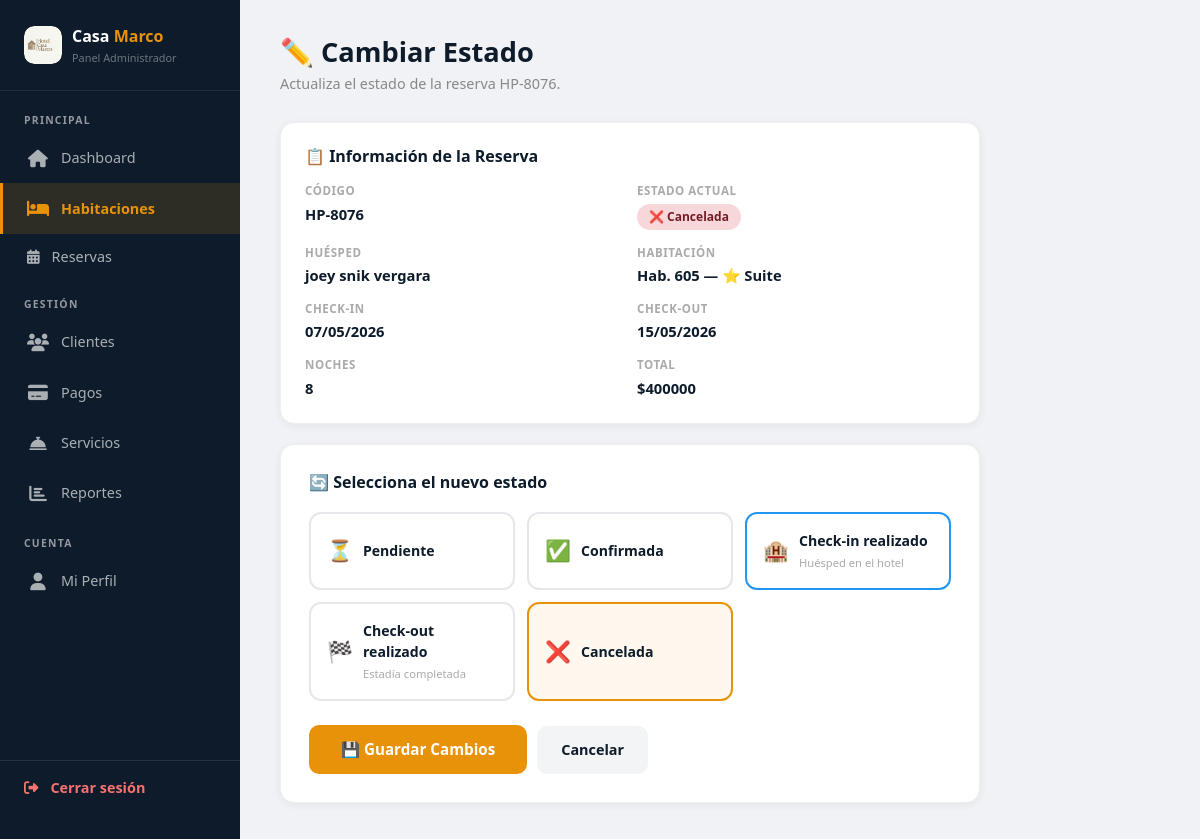
/admin-reservas/estado/2/ (signed in), run on the app's committed database.
### crud_app/models.py (models this page shows, shortened)
class Reserva(models.Model):
    ESTADOS = [
        ('pendiente',   '⏳ Pendiente'),
        ('confirmada',  '✅ Confirmada'),
        ('cancelada',   '❌ Cancelada'),
        ('completada',  '🏁 Completada'),
        ('en_curso',    '🔵 En curso'),
    ]
    usuario         = models.ForeignKey(User, on_delete=models.CASCADE, related_name='reservas')
    habitacion      = models.ForeignKey(Habitacion, on_delete=models.CASCADE, related_name='reservas')
    codigo          = models.CharField(max_length=10, unique=True)
    estado          = models.CharField(max_length=20, choices=ESTADOS, default='pendiente')
    check_in        = models.DateField(default='2024-01-01')
    check_out       = models.DateField(default='2024-01-02')
    huespedes       = models.PositiveIntegerField(default=1)
    adultos         = models.PositiveIntegerField(default=1)
    ninos           = models.PositiveIntegerField(default=0)
    total           = models.DecimalField(max_digits=10, decimal_places=2)
    nombre_huesped  = models.CharField(max_length=100, default='')
    documento       = models.CharField(max_length=20, default='')
    telefono        = models.CharField(max_length=20, default='')
    solicitudes     = models.TextField(blank=True, null=True)
    fecha_reserva   = models.DateTimeField(auto_now_add=True)
    @property
    def noches(self):
        return (self.check_out - self.check_in).days

class Habitacion(models.Model):
    TIPOS = [
        ('estandar',    '🛏️ Estándar'),
        ('deluxe',      '🛏️ Deluxe'),
        ('suite',       '⭐ Suite'),
        ('suite_ejecutiva', '👔 Suite Ejecutiva'),
        ('suite_presidencial', '👑 Suite Presidencial'),
        ('villa',       '🏡 Villa Familiar'),
    ]
    ESTADOS = [
        ('disponible',   '🟢 Disponible'),
        ('reservada',    '📋 Reservada'),
        ('ocupada',      '🔵 Ocupada'),
        ('limpieza',     '🟡 Limpieza'),
        ('mantenimiento','🔴 Mantenimiento'),
    ]
    numero          = models.CharField(max_length=10, unique=True)
    tipo            = models.CharField(max_length=30, choices=TIPOS, default='estandar')
    descripcion     = models.TextField()
    precio_noche    = models.DecimalField(max_digits=10, decimal_places=2)
    capacidad       = models.PositiveIntegerField(default=2)
    piso            = models.PositiveIntegerField(default=1)
    estado          = models.CharField(max_length=20, choices=ESTADOS, default='disponible')
    imagen          = models.ImageField(upload_to='habitaciones/', blank=True, null=True)
    imagen_url      = models.URLField(blank=True, null=True)
    amenidades      = models.TextField(blank=True, null=True)
    activa          = models.BooleanField(default=True)
    imagenes_galeria = models.TextField(blank=True, null=True)
    creado_el       = models.DateTimeField(auto_now_add=True)

### crud_app/views.py (the view, shortened to what this page needs)
# urls.py: path('admin-reservas/estado/<int:pk>/', views.admin_cambiar_estado_reserva, name='admin_cambiar_estado_reserva'),
@login_required(login_url='login')
def admin_cambiar_estado_reserva(request, pk):
    if not request.user.is_staff:
        return redirect('home')
    reserva = Reserva.objects.get(pk=pk)
    return render(request, 'crud_app/admin_cambiar_estado_reserva.html', {'reserva': reserva})

### crud_app/templates/crud_app/admin_cambiar_estado_reserva.html (shortened to what this page needs)
{% load static %}
<!DOCTYPE html>
<html lang="es">
<head>
  <link href="https://cdn.jsdelivr.net/npm/bootstrap@5.3.0/dist/css/bootstrap.min.css" rel="stylesheet">
  <link rel="stylesheet" href="https://cdnjs.cloudflare.com/ajax/libs/font-awesome/6.4.0/css/all.min.css"/>
</head>
<body>
<aside class="sidebar">
  <div class="sidebar-logo">
    <div class="sidebar-logo-icon">
      <img src="{% static 'crud_app/imagenes/logo.jpeg' %}" alt="Logo"
           style="width:38px; height:38px; border-radius:10px; object-fit:cover;">
    </div>
    <div>
      <div class="sidebar-logo-text">Casa <span>Marco</span></div>
      <div class="sidebar-logo-sub">Panel Administrador</div>
    </div>
  </div>
  <nav class="sidebar-nav">
    <div class="nav-section-title">Principal</div>
    <a href="{% url 'home_admin' %}"><span class="icon"><i class="fas fa-home"></i></span> Dashboard</a>
    <a href="{% url 'admin_habitaciones' %}" class="active"><span class="icon"><i class="fas fa-bed"></i></span> Habitaciones</a>
    <a href="{% url 'admin_reservas' %}"><span class="active"><i class="fas fa-calendar-alt"></i></span> Reservas</a>
    <div class="nav-section-title" style="margin-top:8px;">Gestión</div>
    <a href="{% url 'admin_clientes' %}"><span class="icon"><i class="fas fa-users"></i></span> Clientes</a>
    <a href="{% url 'admin_pagos' %}"><span class="icon"><i class="fas fa-credit-card"></i></span> Pagos</a>
    <a href="{% url 'admin_servicios' %}"><span class="icon"><i class="fas fa-concierge-bell"></i></span> Servicios</a>
    <a href="{% url 'admin_reportes' %}"><span class="icon"><i class="fas fa-chart-bar"></i></span> Reportes</a>
    <div class="nav-section-title" style="margin-top:8px;">Cuenta</div>
    <a href="{% url 'perfil_usuario' %}"><span class="icon"><i class="fas fa-user"></i></span> Mi Perfil</a>
  </nav>
  <div class="sidebar-logout">
    <a href="{% url 'logout' %}"><span class="icon"><i class="fas fa-sign-out-alt"></i></span> Cerrar sesión</a>
  </div>
</aside>
<main class="main">
  <h1 class="page-title">✏️ Cambiar Estado</h1>
  <p class="page-sub">Actualiza el estado de la reserva {{ reserva.codigo }}.</p>
  <div class="wrapper">
    <div class="info-card">
      <h3>📋 Información de la Reserva</h3>
      <div class="info-grid">
        <div class="info-item">
          <span class="info-label">Código</span>
          <span class="info-valor">{{ reserva.codigo }}</span>
        </div>
        <div class="info-item">
          <span class="info-label">Estado actual</span>
          <span><span class="badge-estado badge-{{ reserva.estado }}">{{ reserva.get_estado_display }}</span></span>
        </div>
        <div class="info-item">
          <span class="info-label">Huésped</span>
          <span class="info-valor">{{ reserva.nombre_huesped }}</span>
        </div>
        <div class="info-item">
          <span class="info-label">Habitación</span>
          <span class="info-valor">Hab. {{ reserva.habitacion.numero }} — {{ reserva.habitacion.get_tipo_display }}</span>
        </div>
        <div class="info-item">
          <span class="info-label">Check-in</span>
          <span class="info-valor">{{ reserva.check_in|date:"d/m/Y" }}</span>
        </div>
        <div class="info-item">
          <span class="info-label">Check-out</span>
          <span class="info-valor">{{ reserva.check_out|date:"d/m/Y" }}</span>
        </div>
        <div class="info-item">
          <span class="info-label">Noches</span>
          <span class="info-valor">{{ reserva.noches }}</span>
        </div>
        <div class="info-item">
          <span class="info-label">Total</span>
          <span class="info-valor">${{ reserva.total|floatformat:0 }}</span>
        </div>
      </div>
    </div>
    <div class="form-card">
      <h3>🔄 Selecciona el nuevo estado</h3>
      <form method="POST">
        <div class="estado-opciones" style="grid-template-columns: repeat(3,1fr);">
  <label class="estado-opcion {% if reserva.estado == 'pendiente' %}selected{% endif %}"
         onclick="selectEstado(this)">
    <span class="estado-opcion-icon">⏳</span>
    <span class="estado-opcion-label">Pendiente</span>
  </label>
  <label class="estado-opcion {% if reserva.estado == 'confirmada' %}selected{% endif %}"
         onclick="selectEstado(this)">
    <span class="estado-opcion-icon">✅</span>
    <span class="estado-opcion-label">Confirmada</span>
  </label>
  <label class="estado-opcion {% if reserva.estado == 'en_curso' %}selected{% endif %}"
         onclick="selectEstado(this)" style="border-color:#2196f3;">
    <span class="estado-opcion-icon">🏨</span>
    <span class="estado-opcion-label">Check-in realizado<br>
      <small style="font-size:0.7rem;color:#aaa;font-weight:400;">Huésped en el hotel</small>
    </span>
  </label>
  <label class="estado-opcion {% if reserva.estado == 'completada' %}selected{% endif %}"
         onclick="selectEstado(this)">
    <span class="estado-opcion-icon">🏁</span>
    <span class="estado-opcion-label">Check-out realizado<br>
      <small style="font-size:0.7rem;color:#aaa;font-weight:400;">Estadía completada</small>
    </span>
  </label>
  <label class="estado-opcion {% if reserva.estado == 'cancelada' %}selected{% endif %}"
         onclick="selectEstado(this)">
    <span class="estado-opcion-icon">❌</span>
    <span class="estado-opcion-label">Cancelada</span>
  </label>
</div>
        <div style="display:flex; align-items:center;">
          <button type="submit" class="btn-guardar">💾 Guardar Cambios</button>
          <a href="{% url 'admin_reservas' %}" class="btn-cancelar">Cancelar</a>
        </div>
      </form>
    </div>
  </div>
</main>
</body>
</html>

### crud_app/templates/crud_app/admin_cambiar_estado_reserva.html (style rules this page uses)
:root { --naranja: #E8920A; --azul-dark: #0D1B2A; }
* { box-sizing: border-box; margin: 0; padding: 0; }
body { font-family: 'Segoe UI', sans-serif; background: #f0f2f5; display: flex; min-height: 100vh; }
.sidebar { width: 240px; background: var(--azul-dark); display: flex; flex-direction: column; padding: 24px 0; position: fixed; top: 0; left: 0; bottom: 0; z-index: 100; }
.sidebar-logo { padding: 0 24px 24px; border-bottom: 1px solid rgba(255,255,255,0.08); display: flex; align-items: center; gap: 10px; }
.sidebar-logo-icon { width: 38px; height: 38px; border-radius: 10px; overflow: hidden; flex-shrink: 0; display: flex; align-items: center; justify-content: center; }
.sidebar-logo-text { font-size: 1rem; font-weight: 900; color: white; }
.sidebar-logo-text span { color: var(--naranja); }
.sidebar-logo-sub { font-size: 0.68rem; color: rgba(255,255,255,0.4); margin-top: 2px; }
.nav-section-title { font-size: 0.65rem; font-weight: 700; color: rgba(255,255,255,0.55); text-transform: uppercase; letter-spacing: 0.12em; padding: 10px 24px 4px; }
.sidebar-nav { padding: 12px 0; flex: 1; }
.sidebar-nav a { display: flex; align-items: center; gap: 12px; padding: 12px 24px; color: rgba(255,255,255,0.65); text-decoration: none; font-size: 0.9rem; font-weight: 500; transition: all 0.2s; border-left: 3px solid transparent; }
.sidebar-nav a.active { background: rgba(232,146,10,0.15); color: var(--naranja); border-left-color: var(--naranja); font-weight: 700; }
.sidebar-nav .icon { font-size: 1.1rem; width: 22px; text-align: center; }
.sidebar-logout { padding: 16px 24px; border-top: 1px solid rgba(255,255,255,0.1); }
.sidebar-logout a { display: flex; align-items: center; gap: 12px; color: #f87171; text-decoration: none; font-size: 0.9rem; font-weight: 600; }
.main { margin-left: 240px; padding: 36px 40px; flex: 1; }
.page-title { font-size: 1.7rem; font-weight: 800; color: var(--azul-dark); margin-bottom: 4px; }
.page-sub { color: #888; font-size: 0.9rem; margin-bottom: 28px; }
.wrapper { max-width: 700px; }
.info-card { background: white; border-radius: 14px; padding: 24px; box-shadow: 0 2px 8px rgba(0,0,0,0.06); border: 1px solid #eee; margin-bottom: 20px; }
.info-card h3 { font-size: 1rem; font-weight: 700; color: var(--azul-dark); margin-bottom: 16px; }
.info-grid { display: grid; grid-template-columns: 1fr 1fr; gap: 14px; }
.info-item { display: flex; flex-direction: column; gap: 3px; }
.info-label { font-size: 0.72rem; color: #aaa; font-weight: 600; text-transform: uppercase; letter-spacing: 0.05em; }
.info-valor { font-size: 0.92rem; font-weight: 700; color: var(--azul-dark); }
.badge-estado { display: inline-block; padding: 4px 12px; border-radius: 20px; font-size: 0.75rem; font-weight: 700; }
.badge-cancelada { background: #f8d7da; color: #721c24; }
.form-card { background: white; border-radius: 14px; padding: 28px; box-shadow: 0 2px 8px rgba(0,0,0,0.06); border: 1px solid #eee; }
.form-card h3 { font-size: 1rem; font-weight: 700; color: var(--azul-dark); margin-bottom: 20px; }
.estado-opciones { display: grid; grid-template-columns: 1fr 1fr; gap: 12px; margin-bottom: 24px; }
.estado-opcion { padding: 16px; border-radius: 12px; border: 2px solid #e5e7eb; cursor: pointer; transition: all 0.2s; display: flex; align-items: center; gap: 10px; }
.estado-opcion.selected { border-color: var(--naranja); background: #fff8ee; }
.estado-opcion-icon { font-size: 1.3rem; }
.estado-opcion-label { font-size: 0.88rem; font-weight: 600; color: var(--azul-dark); }
.btn-guardar { padding: 13px 32px; background: var(--naranja); color: white; border: none; border-radius: 10px; font-weight: 700; font-size: 0.95rem; cursor: pointer; transition: background 0.2s; }
.btn-cancelar { padding: 13px 24px; background: #f3f4f6; color: var(--azul-dark); border: none; border-radius: 10px; font-weight: 600; font-size: 0.9rem; cursor: pointer; text-decoration: none; transition: background 0.2s; margin-left: 10px; }

### data on the page
Reserva: codigo "HP-8076", estado "❌ Cancelada", nombre_huesped "joey snik vergara", habitacion.numero "605", habitacion.tipo "⭐ Suite", check_in "07/05/2026", check_out "15/05/2026", noches "8", total "400000"
